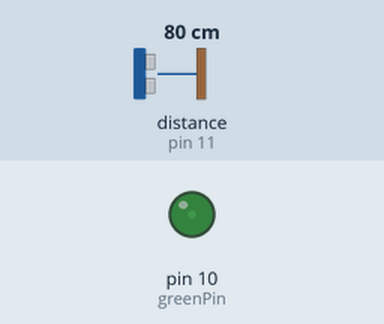
Recording of a sketch running on a simulated Arduino Uno, built with avr-gcc and run on an emulated ATmega328P. On the bench: output pins drawn as LEDs (lit = HIGH). Wiring (inferred from the names in the program): ultrasonic range finder: trigger pin 12; echo pin 11. The test bench sets the inputs (shaded band); at power-on: distance to the obstacle (sensor on pin 11) 80 cm. The echo pulse lasts 58.3 µs per cm; pins used as bus, display or sensor lines are not drawn.

Above: at 1.2 s.
1.3 s: distance to the obstacle (sensor on pin 11) set to 12 cm
2.8 s: distance to the obstacle (sensor on pin 11) set to 9 cm
At 4.0 s:
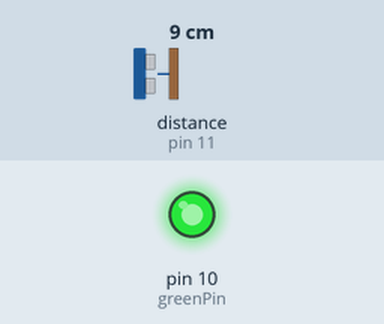
4.3 s: distance to the obstacle (sensor on pin 11) set to 18 cm
At 5.6 s:
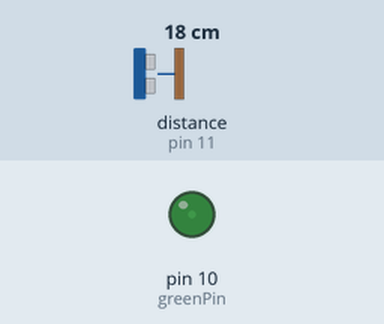
5.9 s: distance to the obstacle (sensor on pin 11) set to 2 cm
At 7.4 s:
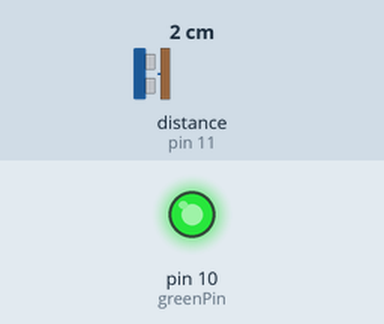
Timing chart, 0 to 8.5 s (numbered marks = the images above; inputs shaded):
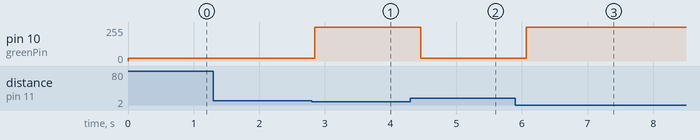

The sketch:

oneLedOneCondition.ino
```cpp
int trigPin = 12;
int echoPin = 11;
int greenPin=10;
long duration, distance;
void setup() {
  // put your setup code here, to run once:
  pinMode(trigPin, OUTPUT);
pinMode(echoPin, INPUT);
pinMode(greenPin, OUTPUT);

}

void loop() {
  // put your main code here, to run repeatedly:

digitalWrite(trigPin, LOW);
delayMicroseconds(2);
digitalWrite(trigPin, HIGH);
delayMicroseconds(10);
digitalWrite(trigPin, LOW);
duration = pulseIn(echoPin, HIGH);
distance = (duration/2) / 29.1;

if (distance < 10)
analogWrite(greenPin,255);
else
analogWrite(greenPin,20);
delay(200);

}
```

Measured:
- the behaviour switches between 11 and 10 cm on distance to the obstacle (sensor on pin 11) (found by bisection; images 0 and 1)
- after the input at 1.3 s, every drawn part: stays the same
- after the input at 2.8 s, pin 10 (greenPin): 20/255 → 255/255 after 0.05 s
- after the input at 4.3 s, pin 10 (greenPin): 255/255 → 20/255 after 0.16 s
- after the input at 5.9 s, pin 10 (greenPin): 20/255 → 255/255 after 0.17 s
